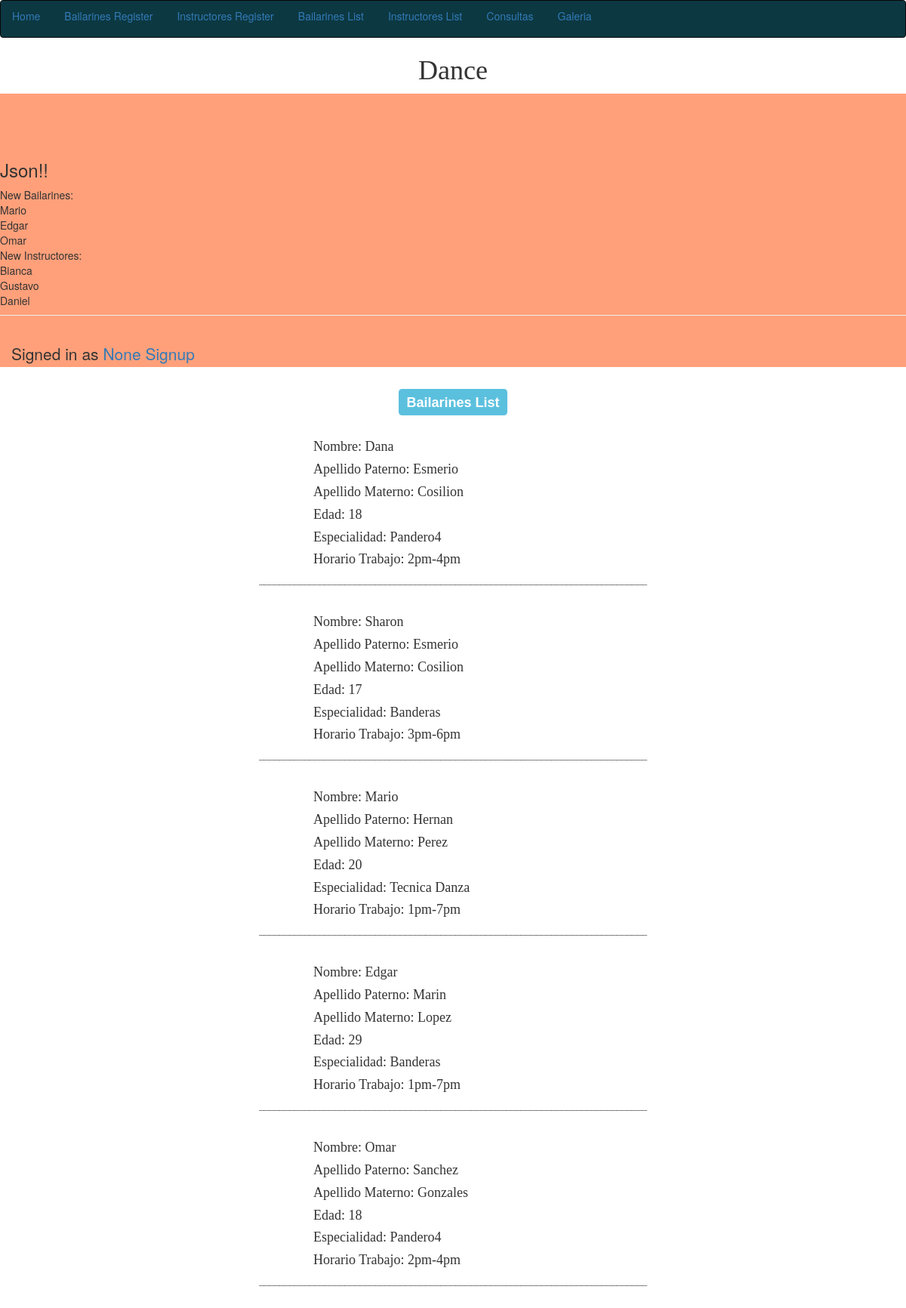
Screenshot of /list_bailarines/ with the database file from the repository.
### bases/models.py (models this page shows, shortened)
class Bailarines(models.Model):
	nombre_bailarin = models.CharField(max_length=20)
	apellido_paterno_bailarin = models.CharField(max_length=20)
	apellido_materno_bailarin = models.CharField(max_length=20)
	edad_bailarin = models.IntegerField()
	curso = models.CharField(max_length=25)
	horario_ensayo = models.CharField(max_length=10)
	image_bailarin = models.ImageField(upload_to='Bailarines_Image', blank=True)
	Instructor_danza = models.CharField(max_length=60)
	id = models.IntegerField(primary_key=True)
	manager= BailarinesQuerySet.as_manager()
	def curso_pandero(self):
		if self.curso=='Banderas':
			return True
		else:
			return False
		curso_pandero.boolean=True
	curso_pandero.short_description='Nivel Avanzado'

### bases/views.py (the view)
# urls.py: url(r'^list_bailarines/$', bailarines_list, name = 'bailarines_list'),
def bailarines_list(request):
	b = Bailarines.manager.all ()
	form = Bailarines_form(request.POST or None)
	return render (request, 'bailarines_list.html', {'list' :b, 'form' :form})

### bases/processors.py (called while the page is built)
def  bailarines_proces(request):
	bailarines_items = 'Los bailarines de la academia'
	return {'BAILARINES_ITEMS': bailarines_items}

### templates/bailarines_list.html (shortened to what this page needs)
{% extends 'base.html' %}
{% block content %}
<h3><center><span class="label label-info"><FONT FACE="arial">Bailarines List</FONT></span></center></h3>
<br>
	{% for item in list %}
	<FONT FACE="Century Schoolbook L">
	<span class="col-md-4 col-sm-offset-4" enctype="multipart/form-data">
		<h4>Nombre: {{ item.nombre_bailarin}}</h4>
		<h4>Apellido Paterno: {{ item.apellido_paterno_bailarin}}</h4>
		<h4>Apellido Materno: {{ item.apellido_materno_bailarin}}</h4>
		<h4>Edad: {{ item.edad_bailarin}}</h4>
		<h4>Especialidad: {{ item.curso}}</h4>
		<h4>Horario Trabajo: {{ item.horario_ensayo}}</h4></FONT>
		<h6><center>_____________________________________________________________________________</center></h6>
		<br>
	{% endfor %}
{% endblock %}

### rows the page displays
Bailarines: nombre_bailarin "Dana", apellido_paterno_bailarin "Esmerio", apellido_materno_bailarin "Cosilion", edad_bailarin "18", curso "Pandero4", horario_ensayo "2pm-4pm"
Bailarines: nombre_bailarin "Sharon", apellido_paterno_bailarin "Esmerio", apellido_materno_bailarin "Cosilion", edad_bailarin "17", curso "Banderas", horario_ensayo "3pm-6pm"
Bailarines: nombre_bailarin "Mario", apellido_paterno_bailarin "Hernan", apellido_materno_bailarin "Perez", edad_bailarin "20", curso "Tecnica Danza", horario_ensayo "1pm-7pm"
Bailarines: nombre_bailarin "Edgar", apellido_paterno_bailarin "Marin", apellido_materno_bailarin "Lopez", edad_bailarin "29", curso "Banderas", horario_ensayo "1pm-7pm"
Bailarines: nombre_bailarin "Omar", apellido_paterno_bailarin "Sanchez", apellido_materno_bailarin "Gonzales", edad_bailarin "18", curso "Pandero4", horario_ensayo "2pm-4pm"
